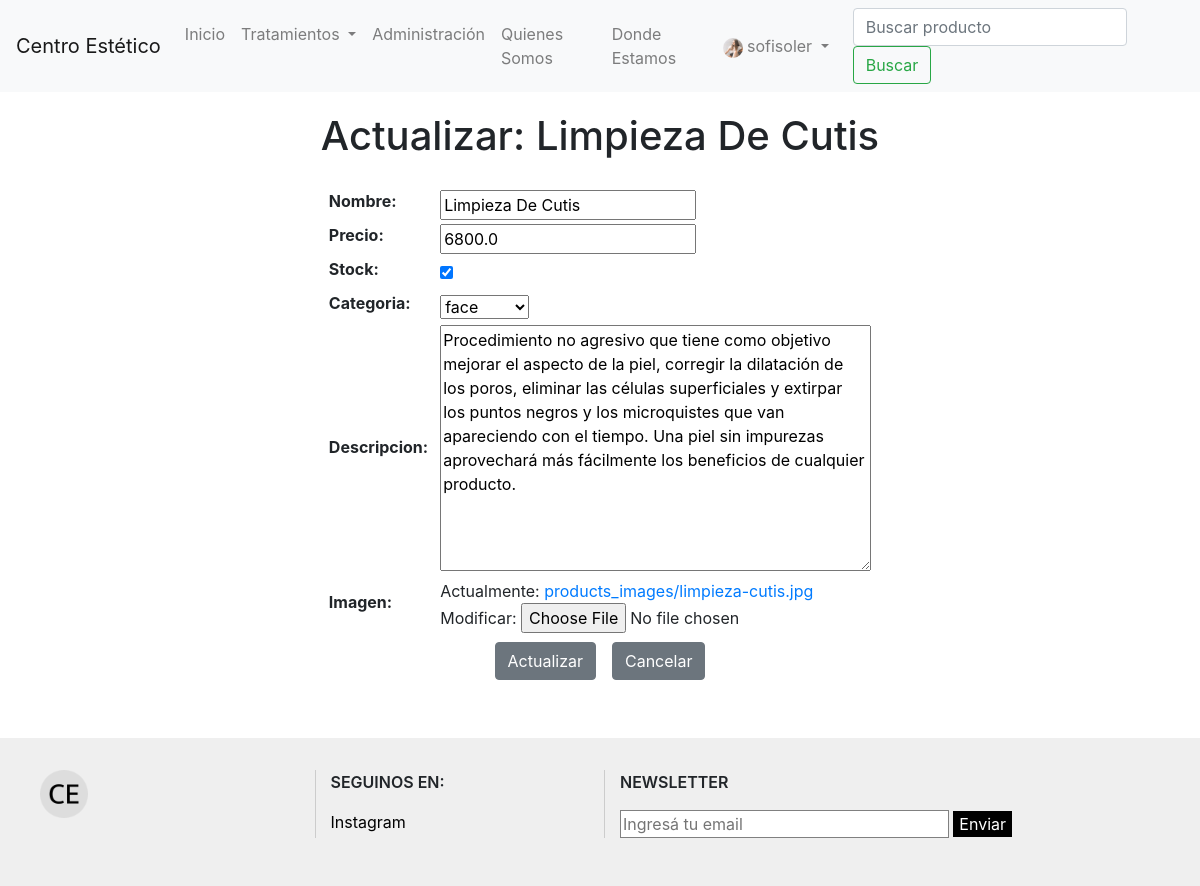
/products/update-product/2/ (signed in), run on the app's committed database.
### users/models.py (models this page shows)
class UserProfile(models.Model):
    user = models.OneToOneField(User, on_delete=models.CASCADE, related_name='profile')
    phone = models.CharField(max_length=25, null=True, blank=True)
    birth_date = models.DateField(null=True, blank=True)
    profile_picture = models.ImageField(upload_to='profile_images', null=True, blank=True, default= 'profile_images/foto_perfil_default.jpg')

### products/models.py (models this page shows, shortened)
class Product(models.Model):
    CATEGORY_CHOICES = (
        ("face", "face"),
        ("body", "body"),
    )
    nombre = models.CharField(max_length=50)
    precio = models.FloatField()
    stock = models.BooleanField(default=True)
    categoria = models.CharField(max_length=15, choices = CATEGORY_CHOICES)
    descripcion = models.TextField(null=True)
    imagen = models.ImageField(upload_to="products_images", null=True)

### products/views.py (the view)
# urls.py: path('update-product/<int:pk>/', ProductUpdateView.as_view()),
class ProductUpdateView(LoginRequiredMixin, UpdateView):
    model = Product
    template_name = 'products/update_product.html'
    fields = "__all__"
    success_url = '/products/admin-products/'

### templates/products/update_product.html (shortened to what this page needs)
{% extends "base.html" %}
{% block content %}
  <section>
    {% if form %}
      <h1 class="titulo">Actualizar: {{object.nombre}}</h1>
      <form class="form-product" action="" method="POST" enctype="multipart/form-data">
        <table>
          {{form.as_table}}
        </table>
        <div class="form-product__btn">
          <input class="btn btn-secondary m-2" type="submit" value="Actualizar">
          <a href="/products/admin-products/" class="btn btn-secondary m-2">Cancelar</a>
        </div>
      </form>
    {% endif %}
  </section>
{% endblock %}

### templates/base.html (shortened to what this page needs)
<!DOCTYPE html>
<html lang="es">
<head>
    {% load static %}
    <link rel="stylesheet" href="https://cdn.jsdelivr.net/npm/bootstrap@4.6.2/dist/css/bootstrap.min.css">
    <link href="{% static 'styles/styles.css' %}" rel="stylesheet">
</head>
<body>
    <header class="sticky">
        <nav class="navbar navbar-expand-lg navbar-light bg-light">
            <a class="navbar-brand" href="/">Centro Estético</a>
            <div class="collapse navbar-collapse" id="navbarSupportedContent">
                <ul class="navbar-nav mr-auto">
                    <li class="nav-item {% block active-index %} {% endblock %}">
                        <a class="nav-link" href="/">Inicio</a>
                    </li>
                    <li class="nav-item {% block active-products %} {% endblock %} dropdown">
                        <a class="nav-link dropdown-toggle" href="#" role="button" data-toggle="dropdown" aria-expanded="false">Tratamientos
                        </a>
                    </li>
                    {% if request.user.is_authenticated %}
                        {% if request.user.is_superuser %}
                            <li class="nav-item {% block active-admin-products %} {% endblock %}">
                                <a class="nav-link" href="/products/admin-products/">Administración</a>
                            </li>
                        {% endif %}
                    {% endif %}
                    <li class="nav-item {% block active-about %} {% endblock %}">
                        <a class="nav-link" href="/about/">Quienes Somos</a>
                    </li>
                    {% if request.user.is_authenticated %}
                        <li class="nav-item {% block active-location %} {% endblock %}">
                            <a class="nav-link" href="/location/">Donde Estamos</a>
                        </li>
                    {% endif %}
                </ul>
                <ul class="navbar-nav mr-3">
                    {% if request.user.is_authenticated %}
                    <li class="nav-item {% block active-user %} {% endblock %} dropdown">
                        <a class="nav-link dropdown-toggle" href="#" role="button" data-toggle="dropdown" aria-expanded="false">
                            {% if request.user.profile.profile_picture.url != '' %}
                                <img class="user__image-thumbnail" src="{{request.user.profile.profile_picture.url}}" alt="profile_picture">
                            {% endif %}
                            {{request.user.username}}
                        </a>
                    </li>
                    {% endif %}
                </ul>
                <form class="form-inline my-2 my-lg-0" action="/products/list-products/" method="GET">
                    <input class="form-control mr-sm-2" type="search" placeholder="Buscar producto" aria-label="Search" name="search">
                    <button class="btn btn-outline-success my-2 my-sm-0" type="submit">Buscar</button>
                </form>
            </div>
        </nav>
    </header>
    <main>
        {% block content %}
        {% endblock %}
    </main>
    <footer class="footer">
        <ul class="row">
            <li class="footer__logo col-sm-6 col-lg-3">
                <a href="/"><img src="/media/favicon/favicon.ico" alt="logo"></a>
            </li>
            <li class="col-sm-6 col-lg-3">
                <p>SEGUINOS EN: </p>
                <a href="https://www.instagram.com" target="_blank">Instagram</a>
            </li>
            <li class="col-sm-6 col-lg-6">
                <form>
                    <p>NEWSLETTER</p>
                    <input class="footer__email" type="email" name="mail" placeholder="Ingresá tu email">
                    <input class="footer__btn" type="submit" value="Enviar">
                </form>
            </li>
        </ul>
    </footer>
</body>
</html>

### static/styles/styles.css (style rules this page uses)
main { min-height: 400px; }
.titulo { cursor: default; text-align: center; padding: 20px; }
.sticky { position: sticky; top: 0px; z-index: 1000; }
.user__image-thumbnail { width: 20px; height: 20px; border-radius: 100%; }
.form-product { display: flex; flex-direction: column; align-items: center; width: min-content; margin: auto; }
.form-product label { padding-right: 10px; }
.form-product__btn { display: flex; }
.footer { background-color: #cccccc50; margin-top: 50px; padding: 2rem; padding-left: 0; cursor: default; }
.footer li { list-style: none; border-left: solid 1px #cccccc; }
.footer li a { text-decoration: none; color: #000000; }
.footer .footer__logo { border: none; padding-bottom: 10px; }
.footer li p { font-weight: 600; }
.footer__email { border: 1px solid #808080; outline: none; width: 60%; }
.footer__btn { border: none; background-color: #000000; color: #ffffff; }

### data on the page
Product: nombre "Limpieza De Cutis", precio "6800.0", stock "☑", categoria "face", descripcion "Procedimiento no agresivo que tiene como objetivo mejorar el aspecto de la piel, corregir la dilatación de los poros, eliminar las células superficiales y extirpar los puntos negros y los microquistes que van apareciendo con el tiempo. Una piel sin impurezas aprovechará más fácilmente los beneficios de cualquier producto."

### other printed values
{{ request.user.username }} "sofisoler"
